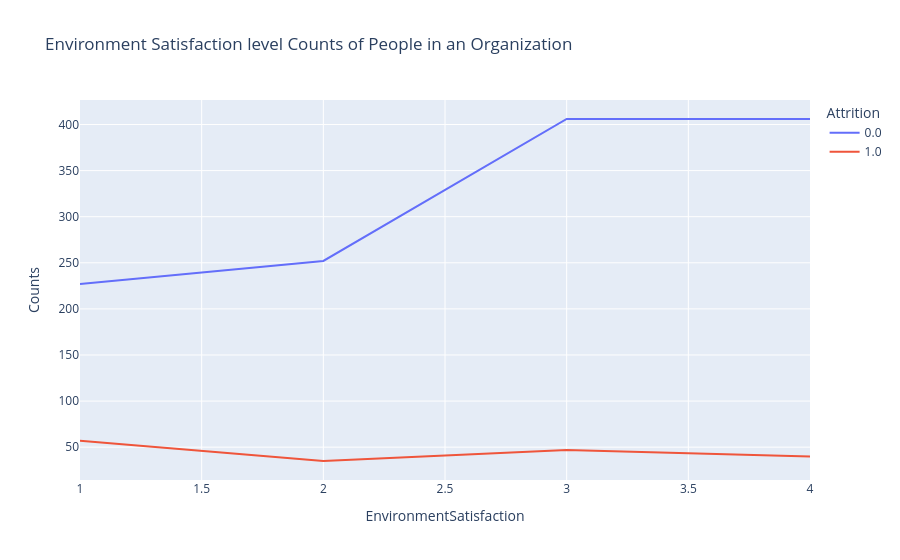

The code cell stored with this chart in its notebook:
### Code cell
# Analysis: Environment satisfaction on attrition

sats_att=data.groupby(['EnvironmentSatisfaction','Attrition']).apply(lambda x:x['DailyRate'].count()).reset_index(name='Counts')
px.line(sats_att,x='EnvironmentSatisfaction',y='Counts',color='Attrition',title='Environment Satisfaction level Counts of People in an Organization')

### Figure 1 — Plotly figure (JSON) as saved in the notebook; plotly's stock layout.template omitted (floating-point values rounded to 4 significant figures)
{"data": [{"hovertemplate": "Attrition=0.0<br>EnvironmentSatisfaction=%{x}<br>Counts=%{y}<extra></extra>", "legendgroup": "0.0", "line": {"color": "#636efa", "dash": "solid"}, "marker": {"symbol": "circle"}, "mode": "lines", "name": "0.0", "orientation": "v", "showlegend": true, "type": "scatter", "x": [1, 2, 3, 4], "xaxis": "x", "y": [227, 252, 406, 406], "yaxis": "y"}, {"hovertemplate": "Attrition=1.0<br>EnvironmentSatisfaction=%{x}<br>Counts=%{y}<extra></extra>", "legendgroup": "1.0", "line": {"color": "#EF553B", "dash": "solid"}, "marker": {"symbol": "circle"}, "mode": "lines", "name": "1.0", "orientation": "v", "showlegend": true, "type": "scatter", "x": [1, 2, 3, 4], "xaxis": "x", "y": [57, 35, 47, 40], "yaxis": "y"}], "layout": {"legend": {"title": {"text": "Attrition"}, "tracegroupgap": 0}, "title": {"text": "Environment Satisfaction level Counts of People in an Organization"}, "xaxis": {"anchor": "y", "domain": [0, 1], "title": {"text": "EnvironmentSatisfaction"}}, "yaxis": {"anchor": "x", "domain": [0, 1], "title": {"text": "Counts"}}}}
